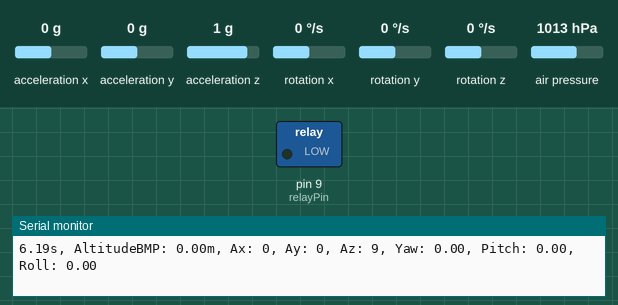
Simulated run of this sketch. Board: Arduino Uno, built with avr-gcc and run on an emulated ATmega328P. Parts: switched loads named in the sketch (green lamp = pin HIGH), the last lines printed to the serial monitor. The test bench sets the inputs (shaded band); at power-on: acceleration x 0 g, acceleration z 1 g, acceleration y 0 g, rotation x 0 °/s, rotation y 0 °/s, rotation z 0 °/s, air pressure 1013 hPa.

Above: at 6.3 s.
6.4 s: acceleration x set to -1.4 g
9.4 s: acceleration z set to 0 g
12.4 s: acceleration z set to -0.3 g
At 13.7 s:
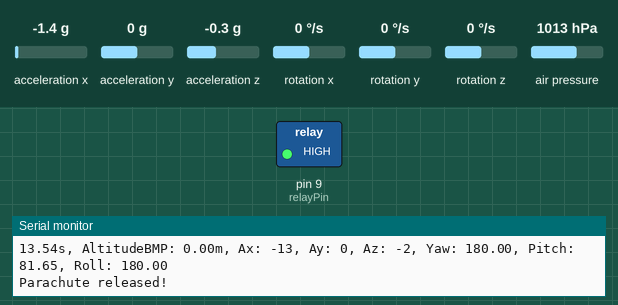
14.0 s: acceleration y set to -1.4 g
Timing chart, 0 to 17.0 s (numbered marks = the images above; inputs shaded):
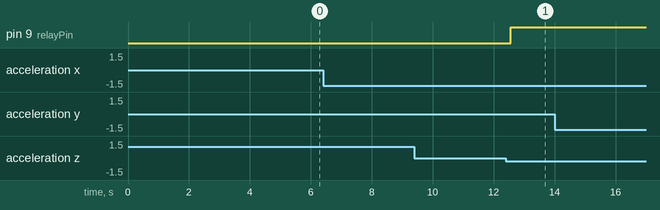

Measured:
- the behaviour switches between -0.1 and -0.2 g on acceleration z (found by bisection; images 0 and 1)
- after the input at 12.4 s, pin 9 (relayPin): LOW → HIGH after 0.17 s

The sketch:

Rocket4.ino
```cpp
#include <I2Cdev.h>
#include <Wire.h>
#include <MPU6050_6Axis_MotionApps20.h>
#include <Adafruit_BMP280.h>

MPU6050 mpu;
Adafruit_BMP280 bmp;
const int relayPin = 9;  // Relay control pin

const float AScale = 16.0 / 32768.0 * 9.81; // ±16g 对应的比例因子
const float GScale = 250.0 / 32768.0 * (PI / 180.0); // ±250°/s 对应的比例因子

unsigned long currentTime, lastTime;
float deltaTime;

int16_t ax, ay, az, gx, gy, gz;
float pitch, roll, yaw;
float q[4] = {1.0, 0.0, 0.0, 0.0}; // 初始化四元数

float InitPressure = 0;  // 存储发射时的基准气压
float AccZ = 0;
float AltBMP = 0;
float AltMPU = 0;
float velocity = 0;
long ax_offset, ay_offset, az_offset;
long gx_offset, gy_offset, gz_offset;
long yaw_offset, pitch_offset, roll_offset;

float Kp = 30.0f; // 比例增益
float Ki = 0.01f;  // 积分增益

void setup() {
  Serial.begin(9600);
  while (!Serial) {
    ; // wait for serial port to connect.
  }
  pinMode(relayPin, OUTPUT);
  digitalWrite(relayPin, LOW);
  Wire.begin();
  delay(5000);
  Init_MPU_6050();
  Init_BMP280();
  lastTime = millis();
  Serial.println("Preparation done! Ready to fly!");
  Serial.println("Time   Altitude            Acceleration                attitude");
}

void loop() {
  if (millis() - lastTime >= 10) {
    currentTime = millis();
    deltaTime = (float)(currentTime - lastTime) / 1000.00;  // get deltaT
    lastTime = currentTime;

    mpu.getAcceleration(&ax, &ay, &az);
    mpu.getRotation(&gx, &gy, &gz);
    ax = (ax - ax_offset) * AScale;
    ay = (ay - ay_offset) * AScale;
    az = (az - az_offset) * AScale;
    gx = (gx - gx_offset) * GScale;
    gy = (gy - gy_offset) * GScale;
    gz = (gz - gz_offset) * GScale;

    Mahony_update(ax, ay, az, gx, gy, gz, deltaTime);

    // 更新 BMP 高度
    AltBMP = bmp.readAltitude(InitPressure);  // 传入基准气压计算高度

    yaw = CurrentInclination(0) - yaw_offset;
    pitch = CurrentInclination(1) - pitch_offset;
    roll = CurrentInclination(2) - roll_offset;

    // 将数据写入黑匣子模块
    Serial.print(millis()/1000.0);
    Serial.print("s, AltitudeBMP: ");
    Serial.print(AltBMP);
    Serial.print("m, Ax: ");
    Serial.print(ax);
    Serial.print(", Ay: ");
    Serial.print(ay);
    Serial.print(", Az: ");
    Serial.print(az);
    Serial.print(", Yaw: ");
    Serial.print(yaw);
    Serial.print(", Pitch: ");
    Serial.print(pitch);
    Serial.print(", Roll: ");
    Serial.println(roll);

    if((yaw < -10 || yaw > 10 || pitch < -10 || pitch > 10) && az < 0 && millis() > 10000)
    {
      yaw = CurrentInclination(0) - yaw_offset;
      pitch = CurrentInclination(1) - pitch_offset;
      roll = CurrentInclination(2) - roll_offset;
      mpu.getAcceleration(&ax, &ay, &az);
      az = (az - az_offset) * AScale;
      if((yaw < -10 || yaw > 10 || pitch < -10 || pitch > 10) && az < 0 && millis() > 10000) //二次判断防止误开
      {
        digitalWrite(relayPin, HIGH); // 释放降落伞
        Serial.println("Parachute released!");
        }
    }
  }
}

void Mahony_update(float ax, float ay, float az, float gx, float gy, float gz, float deltat) {
  float recipNorm;
  float vx, vy, vz;
  float ex, ey, ez;  //error terms
  float qa, qb, qc;
  static float ix = 0.0, iy = 0.0, iz = 0.0;  //integral feedback terms
  float tmp;

  // Compute feedback only if accelerometer measurement valid (avoids NaN in accelerometer normalisation)
  tmp = ax * ax + ay * ay + az * az;
  if (tmp > 0.0)
  {

    // Normalise accelerometer (assumed to measure the direction of gravity in body frame)
    recipNorm = 1.0 / sqrt(tmp);
    ax *= recipNorm;
    ay *= recipNorm;
    az *= recipNorm;

    // Estimated direction of gravity in the body frame (factor of two divided out)
    vx = q[1] * q[3] - q[0] * q[2];
    vy = q[0] * q[1] + q[2] * q[3];
    vz = q[0] * q[0] - 0.5f + q[3] * q[3];

    // Error is cross product between estimated and measured direction of gravity in body frame
    // (half the actual magnitude)
    ex = (ay * vz - az * vy);
    ey = (az * vx - ax * vz);
    ez = (ax * vy - ay * vx);

    // Compute and apply to gyro term the integral feedback, if enabled
    if (Ki > 0.0f) {
      ix += Ki * ex * deltat;  // integral error scaled by Ki
      iy += Ki * ey * deltat;
      iz += Ki * ez * deltat;
      gx += ix;  // apply integral feedback
      gy += iy;
      gz += iz;
    }

    // Apply proportional feedback to gyro term
    gx += Kp * ex;
    gy += Kp * ey;
    gz += Kp * ez;
  }

  // Integrate rate of change of quaternion, q cross gyro term
  deltat = 0.5 * deltat;
  gx *= deltat;   // pre-multiply common factors
  gy *= deltat;
  gz *= deltat;
  qa = q[0];
  qb = q[1];
  qc = q[2];
  q[0] += (-qb * gx - qc * gy - q[3] * gz);
  q[1] += (qa * gx + qc * gz - q[3] * gy);
  q[2] += (qa * gy - qb * gz + q[3] * gx);
  q[3] += (qa * gz + qb * gy - qc * gx);

  // renormalise quaternion
  recipNorm = 1.0 / sqrt(q[0] * q[0] + q[1] * q[1] + q[2] * q[2] + q[3] * q[3]);
  q[0] = q[0] * recipNorm;
  q[1] = q[1] * recipNorm;
  q[2] = q[2] * recipNorm;
  q[3] = q[3] * recipNorm;
}

// Function to get current inclination
float CurrentInclination(int axis) {
  switch(axis) {
      case 0: // Yaw
          return atan2(2.0f * (q[0] * q[1] + q[2] * q[3]), 1.0f - 2.0f * (q[1] * q[1] + q[2] * q[2])) * 180.0 / M_PI;
      case 1: // Pitch
          return asin(2.0f * (q[0] * q[2] - q[3] * q[1])) * 180.0 / M_PI;
      case 2: // Roll
          return atan2(2.0f * (q[0] * q[3] + q[1] * q[2]), 1.0f - 2.0f * (q[2] * q[2] + q[3] * q[3])) * 180.0 / M_PI;
      default:
          return 0.0f; // Invalid axis
  }
}

// Function to initialize MPU6050
void Init_MPU_6050() {
    mpu.initialize();
    if (!mpu.testConnection()) {
        Serial.println("MPU6050 connection failed!");
        while (1);
    }
    mpu.setFullScaleGyroRange(0);
    mpu.setFullScaleAccelRange(3);
    Serial.println("MPU6050 initialized successfully!");
}

// Function to initialize BMP280
void Init_BMP280() {
    if (bmp.begin(0x76)) {
        bmp.setSampling(Adafruit_BMP280::MODE_NORMAL,
                        Adafruit_BMP280::SAMPLING_X2,
                        Adafruit_BMP280::SAMPLING_X16,
                        Adafruit_BMP280::FILTER_X4,
                        Adafruit_BMP280::STANDBY_MS_1);
        InitPressure = bmp.readPressure() / 100.0F;  // 转换为 hPa（1 Pa = 0.01 hPa）
        Serial.print("Initial Pressure: ");
        Serial.println(InitPressure);
        Serial.println("BMP280 initialized successfully!");
    } else {
        Serial.println("BMP280 initialization failed!");
    }
}
```
